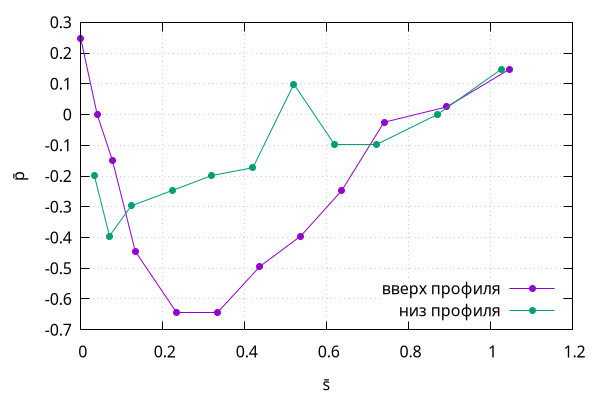

Write the gnuplot code that produced this figure.
set xlabel "s̄"
set ylabel "p̄"
set grid
set terminal pngcairo size 600, 400
set output "a=0.png"
set key bottom right 
plot "a=01.dat" u 2:8 w lp pt 7 title "вверх профиля", "a=02.dat" u 2:8 w lp pt 7 title "низ профиля" 
